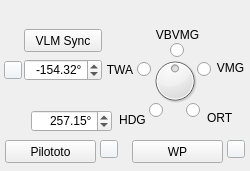
  <widget class="QFrame" name="frame">
   <property name="geometry">
    <rect>
     <x>0</x>
     <y>338</y>
     <width>250</width>
     <height>171</height>
    </rect>
   </property>
   <property name="autoFillBackground">
    <bool>false</bool>
   </property>
   <property name="frameShape">
    <enum>QFrame::NoFrame</enum>
   </property>
   <property name="lineWidth">
    <number>2</number>
   </property>
   <widget class="QDoubleSpinBox" name="spin_HDG">
    <property name="geometry">
     <rect>
      <x>31</x>
      <y>110</y>
      <width>81</width>
      <height>22</height>
     </rect>
    </property>
    <property name="font">
     <font>
      <pointsize>9</pointsize>
     </font>
    </property>
    <property name="alignment">
     <set>Qt::AlignRight|Qt::AlignTrailing|Qt::AlignVCenter</set>
    </property>
    <property name="suffix">
     <string>°</string>
    </property>
    <property name="maximum">
     <double>359.990000000000009</double>
    </property>
    <property name="value">
     <double>257.149999999999977</double>
    </property>
   </widget>
   <widget class="QLabel" name="lab_TWA">
    <property name="geometry">
     <rect>
      <x>104</x>
      <y>60</y>
      <width>32</width>
      <height>20</height>
     </rect>
    </property>
    <property name="text">
     <string>TWA</string>
    </property>
    <property name="alignment">
     <set>Qt::AlignCenter</set>
    </property>
   </widget>
   <widget class="QDial" name="dial">
    <property name="geometry">
     <rect>
      <x>150</x>
      <y>56</y>
      <width>50</width>
      <height>50</height>
     </rect>
    </property>
    <property name="minimum">
     <number>1</number>
    </property>
    <property name="maximum">
     <number>5</number>
    </property>
    <property name="value">
     <number>3</number>
    </property>
    <property name="sliderPosition">
     <number>3</number>
    </property>
    <property name="invertedAppearance">
     <bool>false</bool>
    </property>
    <property name="invertedControls">
     <bool>false</bool>
    </property>
   </widget>
   <widget class="QRadioButton" name="rd_VBVMG">
    <property name="geometry">
     <rect>
      <x>170</x>
      <y>42</y>
      <width>16</width>
      <height>17</height>
     </rect>
    </property>
    <property name="text">
     <string notr="true"/>
    </property>
   </widget>
   <widget class="QLabel" name="lab_VMG">
    <property name="geometry">
     <rect>
      <x>214</x>
      <y>60</y>
      <width>33</width>
      <height>16</height>
     </rect>
    </property>
    <property name="text">
     <string>VMG</string>
    </property>
    <property name="alignment">
     <set>Qt::AlignCenter</set>
    </property>
   </widget>
   <widget class="QRadioButton" name="rd_ORTHO">
    <property name="geometry">
     <rect>
      <x>186</x>
      <y>102</y>
      <width>16</width>
      <height>17</height>
     </rect>
    </property>
    <property name="text">
     <string notr="true"/>
    </property>
   </widget>
   <widget class="QLabel" name="lab_HDG">
    <property name="geometry">
     <rect>
      <x>116</x>
      <y>110</y>
      <width>33</width>
      <height>20</height>
     </rect>
    </property>
    <property name="text">
     <string>HDG</string>
    </property>
    <property name="alignment">
     <set>Qt::AlignCenter</set>
    </property>
   </widget>
   <widget class="QRadioButton" name="rd_VMG">
    <property name="geometry">
     <rect>
      <x>197</x>
      <y>61</y>
      <width>16</width>
      <height>17</height>
     </rect>
    </property>
    <property name="text">
     <string notr="true"/>
    </property>
   </widget>
   <widget class="QLabel" name="lab_VBVMG">
    <property name="geometry">
     <rect>
      <x>147</x>
      <y>25</y>
      <width>61</width>
      <height>20</height>
     </rect>
    </property>
    <property name="text">
     <string>VBVMG</string>
    </property>
    <property name="alignment">
     <set>Qt::AlignCenter</set>
    </property>
   </widget>
   <widget class="QDoubleSpinBox" name="spin_TWA">
    <property name="geometry">
     <rect>
      <x>24</x>
      <y>59</y>
      <width>78</width>
      <height>22</height>
     </rect>
    </property>
    <property name="font">
     <font>
      <pointsize>9</pointsize>
     </font>
    </property>
    <property name="alignment">
     <set>Qt::AlignRight|Qt::AlignTrailing|Qt::AlignVCenter</set>
    </property>
    <property name="suffix">
     <string>°</string>
    </property>
    <property name="minimum">
     <double>-179.990000000000009</double>
    </property>
    <property name="maximum">
     <double>180.000000000000000</double>
    </property>
    <property name="value">
     <double>-154.319999999999993</double>
    </property>
   </widget>
   <widget class="QRadioButton" name="rd_TWA">
    <property name="geometry">
     <rect>
      <x>137</x>
      <y>61</y>
      <width>16</width>
      <height>17</height>
     </rect>
    </property>
    <property name="text">
     <string notr="true"/>
    </property>
   </widget>
   <widget class="QLabel" name="lab_ORTHO">
    <property name="geometry">
     <rect>
      <x>207</x>
      <y>110</y>
      <width>33</width>
      <height>16</height>
     </rect>
    </property>
    <property name="text">
     <string>ORT</string>
    </property>
    <property name="alignment">
     <set>Qt::AlignLeading|Qt::AlignLeft|Qt::AlignVCenter</set>
    </property>
   </widget>
   <widget class="QRadioButton" name="rd_HDG">
    <property name="geometry">
     <rect>
      <x>149</x>
      <y>102</y>
      <width>16</width>
      <height>17</height>
     </rect>
    </property>
    <property name="text">
     <string notr="true"/>
    </property>
   </widget>
   <widget class="QPushButton" name="btn_wp">
    <property name="geometry">
     <rect>
      <x>132</x>
      <y>140</y>
      <width>91</width>
      <height>23</height>
     </rect>
    </property>
    <property name="text">
     <string>WP</string>
    </property>
   </widget>
   <widget class="QPushButton" name="btn_pilototo">
    <property name="geometry">
     <rect>
      <x>5</x>
      <y>140</y>
      <width>91</width>
      <height>23</height>
     </rect>
    </property>
    <property name="text">
     <string>Pilototo</string>
    </property>
   </widget>
   <widget class="QPushButton" name="btn_angleFlip">
    <property name="geometry">
     <rect>
      <x>4</x>
      <y>61</y>
      <width>18</width>
      <height>18</height>
     </rect>
    </property>
    <property name="sizePolicy">
     <sizepolicy hsizetype="Preferred" vsizetype="Preferred">
      <horstretch>0</horstretch>
      <verstretch>0</verstretch>
     </sizepolicy>
    </property>
    <property name="maximumSize">
     <size>
      <width>18</width>
      <height>18</height>
     </size>
    </property>
    <property name="font">
     <font>
      <family>MS Shell Dlg 2</family>
      <pointsize>9</pointsize>
     </font>
    </property>
    <property name="styleSheet">
     <string>background-color: rgb(239, 243, 247);</string>
    </property>
    <property name="text">
     <string/>
    </property>
   </widget>
   <widget class="QPushButton" name="btn_clearPilototo">
    <property name="geometry">
     <rect>
      <x>100</x>
      <y>140</y>
      <width>18</width>
      <height>18</height>
     </rect>
    </property>
    <property name="sizePolicy">
     <sizepolicy hsizetype="Preferred" vsizetype="Preferred">
      <horstretch>0</horstretch>
      <verstretch>0</verstretch>
     </sizepolicy>
    </property>
    <property name="maximumSize">
     <size>
      <width>18</width>
      <height>18</height>
     </size>
    </property>
    <property name="font">
     <font>
      <family>MS Shell Dlg 2</family>
      <pointsize>9</pointsize>
     </font>
    </property>
    <property name="styleSheet">
     <string>background-color: rgb(239, 243, 247);</string>
    </property>
    <property name="text">
     <string/>
    </property>
   </widget>
   <widget class="QPushButton" name="btn_clearWP">
    <property name="geometry">
     <rect>
      <x>227</x>
      <y>140</y>
      <width>18</width>
      <height>18</height>
     </rect>
    </property>
    <property name="sizePolicy">
     <sizepolicy hsizetype="Preferred" vsizetype="Preferred">
      <horstretch>0</horstretch>
      <verstretch>0</verstretch>
     </sizepolicy>
    </property>
    <property name="maximumSize">
     <size>
      <width>18</width>
      <height>18</height>
     </size>
    </property>
    <property name="font">
     <font>
      <family>MS Shell Dlg 2</family>
      <pointsize>9</pointsize>
     </font>
    </property>
    <property name="styleSheet">
     <string>background-color: rgb(239, 243, 247);</string>
    </property>
    <property name="text">
     <string/>
    </property>
   </widget>
   <widget class="QPushButton" name="btn_sync">
    <property name="geometry">
     <rect>
      <x>24</x>
      <y>29</y>
      <width>78</width>
      <height>23</height>
     </rect>
    </property>
    <property name="text">
     <string>VLM Sync</string>
    </property>
   </widget>
   <widget class="QLabel" name="lab_RANK">
    <property name="geometry">
     <rect>
      <x>10</x>
      <y>5</y>
      <width>171</width>
      <height>16</height>
     </rect>
    </property>
    <property name="font">
     <font>
      <pointsize>8</pointsize>
     </font>
    </property>
    <property name="text">
     <string/>
    </property>
    <property name="scaledContents">
     <bool>true</bool>
    </property>
    <property name="alignment">
     <set>Qt::AlignLeading|Qt::AlignLeft|Qt::AlignTop</set>
    </property>
   </widget>
  </widget>
